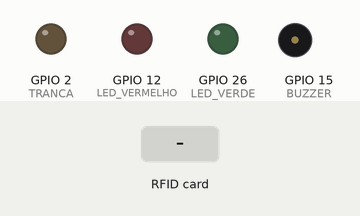
The sketch below on a simulated ESP32. Shown: output pins drawn as LEDs (lit = HIGH), buzzer (waves = sounding, pin HIGH). The test bench sets the inputs (shaded band). WiFi joins after 1.5 s; servers stay silent unless stated; uploads are accepted with an empty reply; what the sketch prints to the serial monitor is not drawn.

Above: at 2.7 s.
2.8 s: RFID card 32 86 73 93 held to the reader
At 4.7 s:
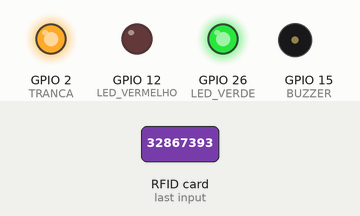
Timing chart, 0 to 9.9 s (numbered marks = the images above; inputs shaded):
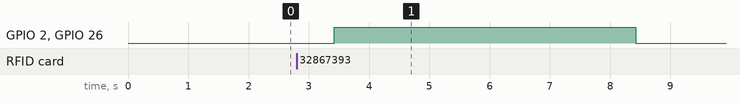

The sketch:

sketch_mar18a.ino
```cpp
#include <WiFi.h>
#include <MFRC522.h>
#include <SPI.h>
#include <HTTPClient.h>

// Configurações da rede Wi-Fi
const char* SSID = "LEANDRO";
const char* PASSWORD = "32867393";

// Configurações do servidor HTTP
const char* HOST = "192.168.1.17";
const int PORT = 1010;
const char* ENDPOINT_AUTENTICAR = "/usuarios/autenticar";
const char* ENDPOINT_VERIFICAR_CREDITOS = "/verificarcreditos";
const char* ENDPOINT_UTILIZAR_CREDITO = "/usuarios/utilizarcredito";

// Pinos do MFRC522
const int SS_PIN = 21;
const int RST_PIN = 22;

// Pinos dos LEDs, tranca e buzzer
const int LED_VERDE = 26;
const int LED_VERMELHO = 12;
const int TRANCA = 2;
const int BUZZER = 15;

MFRC522 mfrc522(SS_PIN, RST_PIN);

void connectToWiFi() {
    Serial.println("Conectando-se à rede Wi-Fi...");
    WiFi.begin(SSID, PASSWORD);
    int attempts = 0;
    while (WiFi.status() != WL_CONNECTED && attempts < 10) {
        delay(500);
        Serial.print(".");
        attempts++;
    }
    if (WiFi.status() != WL_CONNECTED) {
        Serial.println("\nFalha ao conectar-se à rede Wi-Fi.");
        return;
    }
    Serial.println("\nWi-Fi conectado.");
    Serial.println("Endereço IP: " + WiFi.localIP().toString());
}

bool httpGet(const char* endpoint, String params = "") {
    String url = "http://" + String(HOST) + ":" + String(PORT) + endpoint;
    if (params != "") {
        url += "?" + params;
    }

    HTTPClient http;
    http.begin(url);
    http.setTimeout(5000); // Definindo um tempo limite de 5 segundos
    int httpResponseCode = http.GET();
    if (httpResponseCode == HTTP_CODE_OK) {
        Serial.println("Requisição HTTP bem-sucedida");
        return true;
    } else {
        Serial.print("Erro na requisição HTTP: ");
        Serial.println(httpResponseCode);
        return false;
    }
}

bool httpPost(const char* endpoint, String params = "") {
    String url = "http://" + String(HOST) + ":" + String(PORT) + endpoint;

    HTTPClient http;
    http.begin(url);
    http.addHeader("Content-Type", "application/x-www-form-urlencoded");
    http.setTimeout(5000); // Definindo um tempo limite de 5 segundos

    int httpResponseCode = http.POST(params);
    if (httpResponseCode == HTTP_CODE_OK) {
        Serial.println("Requisição HTTP POST bem-sucedida");
        return true;
    } else {
        Serial.print("Erro na requisição HTTP POST: ");
        Serial.println(httpResponseCode);
        return false;
    }
}

bool autenticarUsuario(String numeroDoCartao) {
    Serial.println("Autenticando usuário...");
    return httpGet(ENDPOINT_AUTENTICAR, "numeroDoCartao=" + numeroDoCartao);
}

bool verificarCreditos(String numeroDoCartao) {
    Serial.println("Verificando créditos do usuário...");
    return httpGet(ENDPOINT_VERIFICAR_CREDITOS, "numeroDoCartao=" + numeroDoCartao);
}

bool utilizarCredito(String numeroDoCartao) {
    Serial.println("Verificando créditos...");

    // Construir os parâmetros da requisição POST
    String params = "numeroDoCartao=" + numeroDoCartao;

    // Fazer a requisição HTTP POST
    if (httpPost(ENDPOINT_UTILIZAR_CREDITO, params)) {
        return true;
    } else {
        return false;
    }
}

String leituraDados() {
    String conteudo = "";

    mfrc522.PICC_DumpToSerial(&(mfrc522.uid));
    for (byte i = 0; i < mfrc522.uid.size; i++) {
        Serial.print(mfrc522.uid.uidByte[i] < 0x10 ? " 0" : " ");
        Serial.print(mfrc522.uid.uidByte[i], HEX);
        conteudo.concat(String(mfrc522.uid.uidByte[i] < 0x10 ? " 0" : " "));
        conteudo.concat(String(mfrc522.uid.uidByte[i], HEX));
    }

    Serial.println();
    conteudo.toUpperCase();
    conteudo.trim();
    conteudo.remove(2, 1);
    conteudo.remove(4, 1);
    conteudo.remove(6, 1);
    return conteudo;
}

void setup() {
    Serial.begin(115200);
    SPI.begin();
    mfrc522.PCD_Init();

    pinMode(LED_VERDE, OUTPUT);
    pinMode(LED_VERMELHO, OUTPUT);
    pinMode(TRANCA, OUTPUT);
    pinMode(BUZZER, OUTPUT);

    connectToWiFi();
}


void loop() {
    if (!WiFi.isConnected()) {
        connectToWiFi();
        delay(1000); // Aguarda um segundo após tentar reconectar
        return;
    }

    if (!mfrc522.PICC_IsNewCardPresent())
        return;

    if (!mfrc522.PICC_ReadCardSerial())
        return;

    Serial.println("\nCartão detectado. Lendo dados...");
    String numeroDoCartao = leituraDados();

    if (autenticarUsuario(numeroDoCartao)) {
        Serial.println("Usuário autenticado com sucesso.");

        if (verificarCreditos(numeroDoCartao)) {
            // Se houver créditos suficientes, tenta utilizar um crédito
            if (utilizarCredito(numeroDoCartao)) {
                Serial.println("Usuário possui créditos suficientes.");
                digitalWrite(LED_VERDE, HIGH);
                digitalWrite(TRANCA, HIGH);
                delay(5000);
                digitalWrite(TRANCA, LOW);
                digitalWrite(LED_VERDE, LOW);
                Serial.println("Tranca fechada.");
            } else {
                // Se ocorrer um erro ao utilizar o crédito
                Serial.println("Erro ao utilizar crédito. Tranca não aberta.");
                digitalWrite(LED_VERMELHO, HIGH);
                delay(2000);
                digitalWrite(LED_VERMELHO, LOW);
            }
        } else {
            // Se não houver créditos suficientes
            Serial.println("Usuário possui créditos insuficientes.");
            digitalWrite(LED_VERMELHO, HIGH);
            delay(2000);
            digitalWrite(LED_VERMELHO, LOW);
            Serial.println("Tranca não aberta. Créditos insuficientes.");
        }
    } else {
        // Se o usuário não estiver autenticado
        Serial.println("Cartão não identificado.");
        digitalWrite(LED_VERMELHO, HIGH);
        delay(2000);
        digitalWrite(LED_VERMELHO, LOW);
    }

    delay(2000);
}
```

Measured:
- after the input at 2.8 s, GPIO 2 (TRANCA), GPIO 26 (LED_VERDE): LOW → HIGH after 0.62 s, → LOW 5.0 s later
